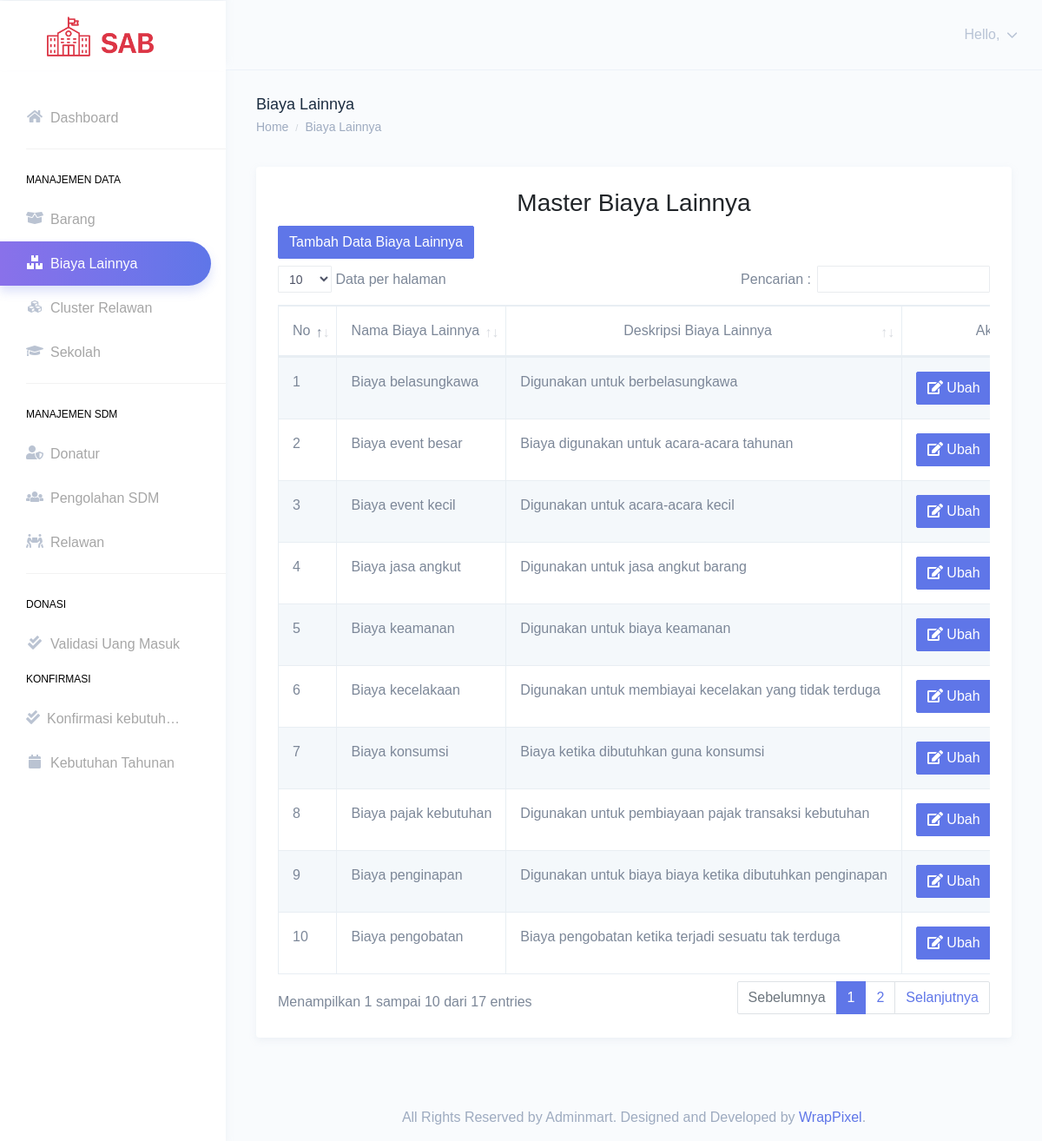
Screenshot of /index.php/biaya_lainnya with the database file from the repository.
### tables this page shows
CREATE TABLE `biaya_lainnya` (
  `id_biaya_lainnya` int(11) NOT NULL,
  `nama_biaya_lainnya` varchar(100) NOT NULL,
  `deskripsi_biaya_lainnya` varchar(255) NOT NULL,
  `creaby` varchar(100) NOT NULL,
  `creadate` datetime NOT NULL DEFAULT current_timestamp(),
  `modiby` varchar(100) NOT NULL,
  `modidate` datetime NOT NULL DEFAULT current_timestamp(),
  `row_status` enum('A','D') NOT NULL
);

### application/controllers/Biaya_Lainnya.php (called while the page is built, shortened)
<?php
class Biaya_Lainnya extends CI_Controller
{
    public function __construct()
    {
        $this->load->model('biaya_lainnya_model');
        $this->load->model('karyawan_model');
        $this->load->library('form_validation');
    }
    private function getKaryawanName()
    {
        $this->load->model('karyawan_model');
        $user_id = $this->session->user_id;
        $karyawan = $this->karyawan_model->getKaryawanByUserLoginId($user_id);
        return $karyawan->nama_karyawan;
    }
    private function getKaryawanRole()
    {
        $this->load->model('karyawan_model');
        $user_id = $this->session->user_id;
        $karyawan = $this->karyawan_model->getKaryawanByUserLoginId($user_id);
        return $karyawan->jabatan_karyawan;
    }
    public function index()
    {
        $header['name'] =  $this->getKaryawanName();
        $header['role'] =  $this->getKaryawanRole();
        $header['title'] = 'Biaya Lainnya';
        $this->load->view('templates/admin_header', $header);
        $data_biaya_lainnya = $this->biaya_lainnya_model->getBiayaLainnya();
        $data['biaya_lainnya'] = $data_biaya_lainnya;
        $this->load->view('biaya_lainnya/index', $data);
        $this->load->view('templates/footer');
    }
}

### index.php (called while the page is built, shortened)
<?php
require_once BASEPATH.'core/CodeIgniter.php';

### application/models/biaya_lainnya_model.php (called while the page is built, shortened)
<?php
class biaya_lainnya_model extends CI_Model
{
    private $_table = "biaya_lainnya";
    public function getBiayaLainnya()
    {
        $query = $this->db
            ->from($this->_table)
            ->where(['row_status' => 'A'])
            ->order_by('nama_biaya_lainnya', 'asc')
            ->get();
        return $query->result();
    }
}

### application/views/biaya_lainnya/index.php (the view, shortened to what this page needs)
<div class="page-breadcrumb">
    <div class="row">
        <div class="col-7 align-self-center">
            <h4 class="page-title text-truncate text-dark font-weight-medium mb-1">Biaya Lainnya</h4>
            <div class="d-flex align-items-center">
                <nav aria-label="breadcrumb">
                    <ol class="breadcrumb m-0 p-0">
                        <li class="breadcrumb-item"><a href="index.html" class="text-muted">Home</a></li>
                        <li class="breadcrumb-item text-muted active" aria-current="page">Biaya Lainnya</li>
                    </ol>
                </nav>
            </div>
        </div>
    </div>
</div>
<div class="container-fluid">
    <div class="row">
        <div class="col-12">
            <div class="card">
                <div class="card-body">
                    <h4 class="card-title text-center" style="font-size: 28px;">Master Biaya Lainnya</h4>
                    <div class="table-responsive">
                        <a href="<?= site_url('biaya-lainnya/tambah') ?>" class="btn btn-primary mb-2">Tambah Data Biaya Lainnya</a>
                        <table id="master-data" class="table table-striped table-bordered no-wrap">
                            <thead>
                                <tr>
                                    <th class="text-center">No</th>
                                    <th class="text-center">Nama Biaya Lainnya</th>
                                    <th class="text-center">Deskripsi Biaya Lainnya</th>
                                    <th class="text-center">Aksi</th>
                                </tr>
                            </thead>
                            <tbody>
                                <?php $i = 0; ?>
                                <?php foreach ($biaya_lainnya as $s) { ?>
                                    <tr>
                                        <td>
                                            <?php
                                            $i++;
                                            echo $i;
                                            ?>
                                        </td>
                                        <td><?= $s->nama_biaya_lainnya ?></td>
                                        <td><?= $s->deskripsi_biaya_lainnya ?></td>
                                        <td align="center">
                                            <a href="<?= site_url('biaya-lainnya/ubah/' .  $s->id_biaya_lainnya) ?>" class="btn btn-primary"><i class="fa fa-edit"></i> Ubah</a>
                                        </td>
                                    </tr>
                                <?php } ?>
                            </tbody>
                        </table>
                    </div>
                </div>
            </div>
        </div>
    </div>
</div>

### rows the page displays
biaya_lainnya: nama_biaya_lainnya "Biaya belasungkawa", deskripsi_biaya_lainnya "Digunakan untuk berbelasungkawa"
biaya_lainnya: nama_biaya_lainnya "Biaya event besar", deskripsi_biaya_lainnya "Biaya digunakan untuk acara-acara tahunan"
biaya_lainnya: nama_biaya_lainnya "Biaya event kecil", deskripsi_biaya_lainnya "Digunakan untuk acara-acara kecil"
biaya_lainnya: nama_biaya_lainnya "Biaya jasa angkut", deskripsi_biaya_lainnya "Digunakan untuk jasa angkut barang"
biaya_lainnya: nama_biaya_lainnya "Biaya keamanan", deskripsi_biaya_lainnya "Digunakan untuk biaya keamanan"
biaya_lainnya: nama_biaya_lainnya "Biaya kecelakaan", deskripsi_biaya_lainnya "Digunakan untuk membiayai kecelakan yang tidak terduga"
biaya_lainnya: nama_biaya_lainnya "Biaya konsumsi", deskripsi_biaya_lainnya "Biaya ketika dibutuhkan guna konsumsi"
biaya_lainnya: nama_biaya_lainnya "Biaya pajak kebutuhan", deskripsi_biaya_lainnya "Digunakan untuk pembiayaan pajak transaksi kebutuhan"
biaya_lainnya: nama_biaya_lainnya "Biaya penginapan", deskripsi_biaya_lainnya "Digunakan untuk biaya biaya ketika dibutuhkan penginapan"
biaya_lainnya: nama_biaya_lainnya "Biaya pengobatan", deskripsi_biaya_lainnya "Biaya pengobatan ketika terjadi sesuatu tak terduga"
